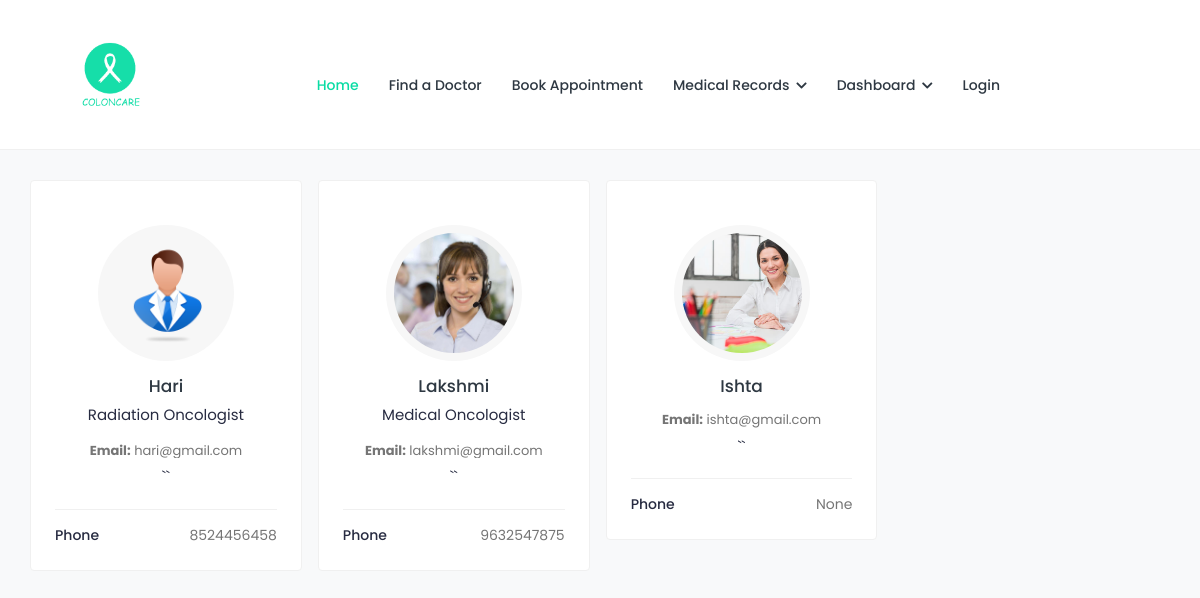
Page /finddoctor/ on the committed database.
### doctor/models.py (models this page shows, shortened)
class Docprofile(models.Model):
    user = models.OneToOneField(User, on_delete=models.CASCADE)
    name = models.CharField(max_length=100, null=True, blank=True)
    email = models.EmailField(max_length=255, null=True, blank=True)
    profile_pic = models.ImageField(upload_to='profile_pics/', null=True, blank=True)
    fname = models.CharField(max_length=100, null=True, blank=True)
    lname = models.CharField(max_length=100, null=True, blank=True)
    phone = models.CharField(max_length=100, null=True, blank=True)
    gender = models.CharField(max_length=50, choices=[('Male', 'Male'), ('Female', 'Female'),('Others', 'Others')],null=True, blank=True)
    dob = models.CharField(max_length=100, null=True, blank=True)
    add1 = models.CharField(max_length=100, null=True, blank=True)
    add2 = models.CharField(max_length=100, null=True, blank=True)
    city = models.CharField(max_length=100, null=True, blank=True)
    state = models.CharField(max_length=100, null=True, blank=True)
    country = models.CharField(max_length=100, null=True, blank=True)
    postalcode = models.CharField(max_length=100, null=True, blank=True)
    services = models.TextField( null=True, blank=True)
    specialist = models.ForeignKey(Specialization, on_delete=models.CASCADE,  null=True, blank=True)  # Reference to the category
    reset_password=models.CharField(max_length=128,null=True,blank=True)

class Specialization(models.Model):
    specialization_name = models.CharField(max_length=100)
    status = models.BooleanField(default=False)

### doctor/views.py (the view)
# urls.py: path('finddoctor/', views.patient_finddoctor, name='finddoctor'),
def patient_finddoctor(request):
    doctors = Docprofile.objects.all()
    print(doctors)
    return render(request, 'patient/finddoctor.html',{'doctors':doctors})

### templates/patient/finddoctor.html (shortened to what this page needs)
{% load static %}
<!DOCTYPE html>
<html lang="en">
<head>
	<link rel="stylesheet" href="{% static 'assets/css/bootstrap.min.css'%}">
	<link rel="stylesheet" href="{% static 'assets/plugins/fontawesome/css/fontawesome.min.css'%}">
	<link rel="stylesheet" href="{% static 'assets/plugins/fontawesome/css/all.min.css'%}">
	<link rel="stylesheet" href="{% static 'assets/css/style.css'%}">
</head>
<div class="main-wrapper">
	<header class="header">
		<nav class="navbar navbar-expand-lg header-nav" style="padding-right:200px;">
			<div class="navbar-header">
				<a href="index-2.html" class="navbar-brand logo">
					<img src="{% static 'assets/img/logo.png' %}" class="img-fluid" alt="Logo">
				</a>
			</div>
			<div class="main-menu-wrapper">
				<ul class="main-nav">
					<li class="active">
						<a href="{% url 'basepatient' %}">Home</a>
					</li>
					<li class="main-nav">
						<a href="{% url 'finddoctor' %}">Find a Doctor</a>
					</li>
					<li class="main-nav">
						<a href="{% url 'patient_bookappointment' %}">Book Appointment</a>
					</li>
					<li class="has-submenu">
								<a href="#">Medical Records <i class="fas fa-chevron-down"></i></a>
							</li>
							<li class="has-submenu">
								<a href="#">Dashboard <i class="fas fa-chevron-down"></i></a>
							</li>
					{% if user.is_authenticated %}
					<li class="has-submenu">
						<a href="#"><i class="fa fa-user-circle"></i></a>
						<ul class="submenu">
							<li><a>{{ user.username }}</li></a>
							<li><a href="{% url 'loggout' %}">Logout</li></a>
						</ul>
					</li>
					{% else %}
					<li><a href="{% url 'login_page' %}">Login</a></li>
					{% endif %}
						</ul>
			</div>
		</nav>
	</header>
    <div class="content">
        <div class="container-fluid">
            <div class="row">
                <div class="col-md-12 col-lg-8 col-xl-9">
                    <div class="row row-grid">
						{% for doctor in doctors %}
                            <div class="col-md-6 col-lg-4 col-xl-3">
                                <div class="card widget-profile doc-widget-profile">
                                    <div class="card-body">
                                        <div class="pro-widget-content">
                                            <div class="profile-info-widget">
                                                <a href="doctor-profile.html" class="booking-doc-img">
												{% if doctor.profile_pic %}
                                                    <img src="{{ doctor.profile_pic.url }}" alt="Doctor Image">
												{% else %}
												<img src="" alt="User Image">
												{% endif %}
												</a>
                                                <div class="profile-det-info">
                                                    <h3><a href="doctor-profile.html">{{  doctor.fname  }}</a></h3>
                                                    <p>{{ doctor.specialist.specialization_name }}</p>
                                                    <div class="patient-details">
                                                        <h5><b>Email:</b> {{ doctor.email }}</h5>
                                                    </div>
                                                </div>``
                                            </div>
                                        </div>
                                        <div class="patient-info">
                                            <ul>
                                                <li>Phone <span>{{ doctor.phone }}</span></li>
                                            </ul>
                                        </div>
                                    </div>
                                </div>
                            </div>
							{% endfor %}
                    </div>
</body>
</html>

### rows in the picture
Docprofile: profile_pic (picture), fname "Hari", specialist.specialization_name "Radiation Oncologist", email "hari@gmail.com", phone "8524456458"
Docprofile: profile_pic (picture), fname "Lakshmi", specialist.specialization_name "Medical Oncologist", email "lakshmi@gmail.com", phone "9632547875"
Docprofile: profile_pic (picture), fname "Ishta", email "ishta@gmail.com", phone "None"
